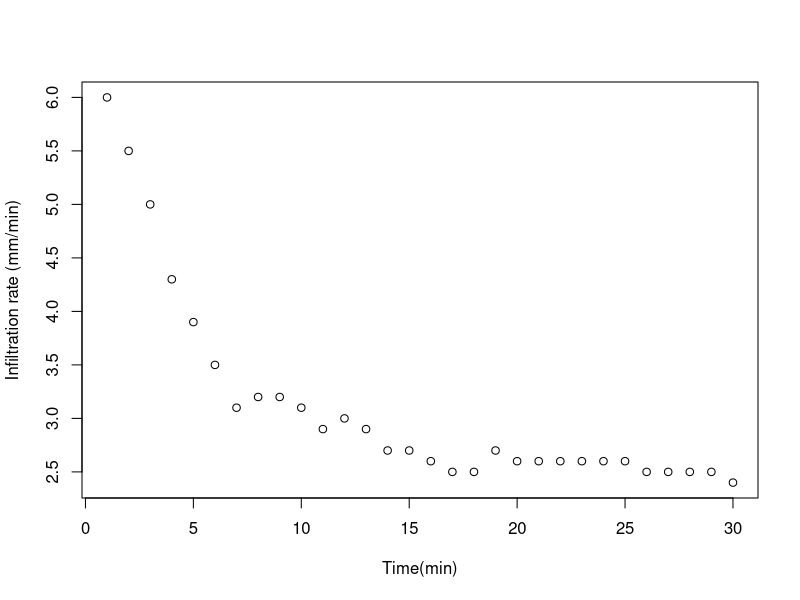
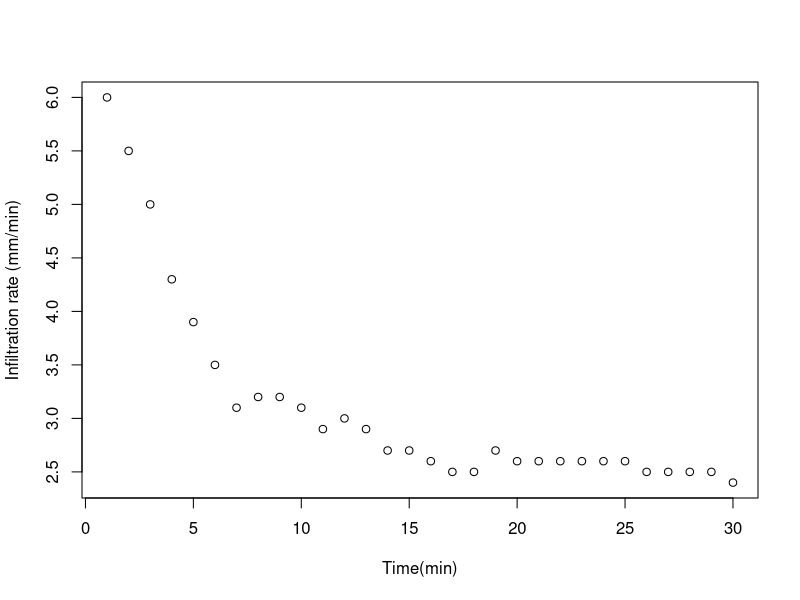
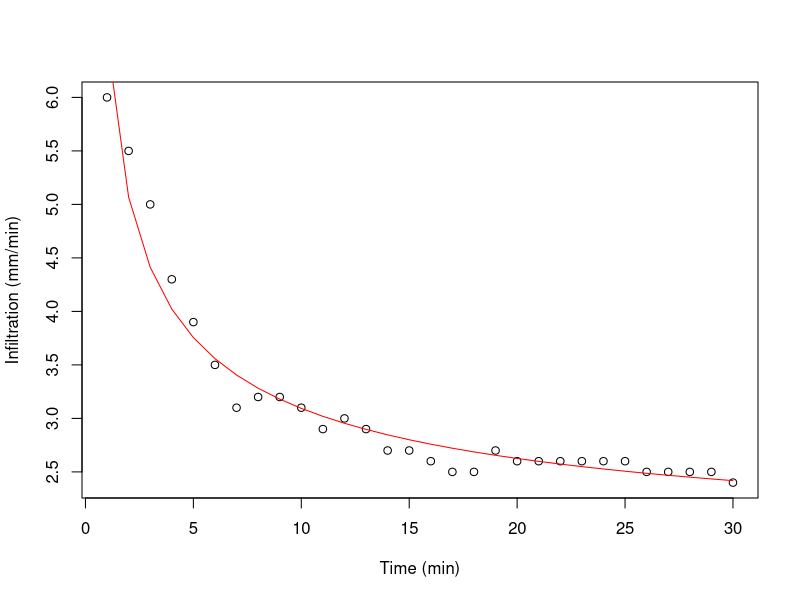

Write the R code that produced these figures, in order.
## ---- chunk 1
t=1:30
i=c(6,5.5,5,4.3,3.9,3.5,3.1,3.2,3.2,3.1,2.9,3,2.9,2.7,2.7,2.6,2.5,2.5,
2.7,2.6,2.6,2.6,2.6,2.6,2.6,2.5,2.5,2.5,2.5,2.4)
plot(t,i,xlab="Time(min)",ylab="Infiltration rate (mm/min)");
## ---- chunk 2
t=1:30
i=c(6,5.5,5,4.3,3.9,3.5,3.1,3.2,3.2,3.1,2.9,3,2.9,2.7,2.7,2.6,2.5,2.5,
2.7,2.6,2.6,2.6,2.6,2.6,2.6,2.5,2.5,2.5,2.5,2.4)
plot(t,i,xlab="Time(min)",ylab="Infiltration rate (mm/min)");
## ---- chunk 3
t=1:30
i=c(6,5.5,5,4.3,3.9,3.5,3.1,3.2,3.2,3.1,2.9,3,2.9,2.7,2.7,2.6,2.5,2.5,
2.7,2.6,2.6,2.6,2.6,2.6,2.6,2.5,2.5,2.5,2.5,2.4)
model=lm(i~{1/sqrt(t)})
S=1/(2*model$coefficients[2]);K=model$coefficients[1]
plot(t,i,xlab="Time (min)",ylab="Infiltration (mm/min)");lines(t,1/(2*S*sqrt(t))+K,
col="red")
